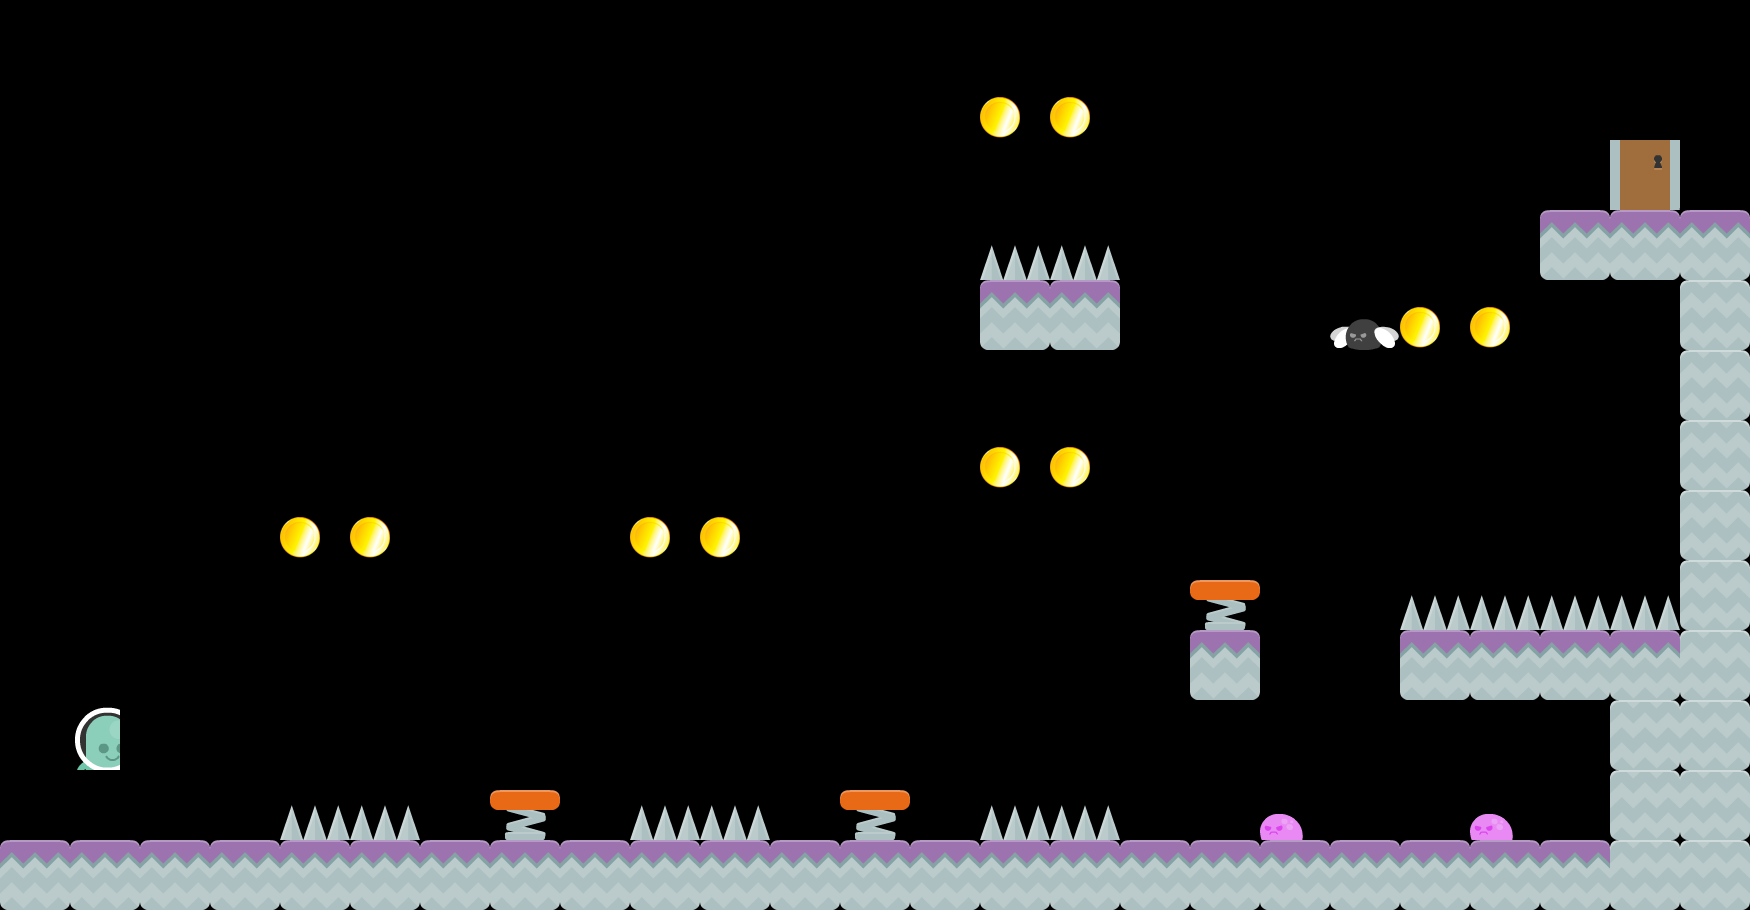

A level layout from a 2D game, rendered from its tile map. Below: a short description, then the map file with its tile-grid data intact:
An orthogonal 25x13 tile map with 70x70 px tiles, 1 tile layer (Tile Layer 1), 9 tilesets.

<map version="1.0" orientation="orthogonal" renderorder="right-down" width="25" height="13" tilewidth="70" tileheight="70" nextobjectid="1">
 <tileset firstgid="1" name="ground" tilewidth="70" tileheight="70" tilecount="1">
  <image source="../Art/Art/tiles/ground.png" width="70" height="70" />
 </tileset>
 <tileset firstgid="2" name="ground_dirt" tilewidth="70" tileheight="70" tilecount="1">
  <image source="../Art/Art/tiles/ground_dirt.png" width="70" height="70" />
 </tileset>
 <tileset firstgid="3" name="walk0001" tilewidth="50" tileheight="67" tilecount="1">
  <image source="../Art/Art/character/walk/walk0001.png" width="75" height="96" />
 </tileset>
 <tileset firstgid="4" name="slime_walk" tilewidth="43" tileheight="26" tilecount="1">
  <image source="../Art/Art/enemies/slime_walk.png" width="43" height="26" />
 </tileset>
 <tileset firstgid="5" name="coin_gold" tilewidth="40" tileheight="45" tilecount="1">
  <image source="../Art/Art/coin/coin/1.png" width="40" height="45" />
 </tileset>
 <tileset firstgid="6" name="door_closedMid" tilewidth="70" tileheight="70" tilecount="1">
  <image source="../Art/Art/exit/door_closedMid.png" width="70" height="70" />
 </tileset>
 <tileset firstgid="7" name="fly_fly" tilewidth="69" tileheight="31" tilecount="1">
  <image source="../Art/Art/enemies/fly_fly.png" width="69" height="31" />
 </tileset>
 <tileset firstgid="8" name="Spring" tilewidth="70" tileheight="70" tilecount="1">
  <image source="../Art/Art/tiles/springboardUp.png" width="70" height="70" />
 </tileset>
 <tileset firstgid="9" name="spikes" tilewidth="70" tileheight="35" tilecount="1">
  <image source="../Art/Art/tiles/spikes.png" width="70" height="35" />
 </tileset>
 <layer name="Tile Layer 1" width="25" height="13">
  <data encoding="csv">
0,0,0,0,0,0,0,0,0,0,0,0,0,0,0,0,0,0,0,0,0,0,0,0,0,
0,0,0,0,0,0,0,0,0,0,0,0,0,0,5,5,0,0,0,0,0,0,0,0,0,
0,0,0,0,0,0,0,0,0,0,0,0,0,0,0,0,0,0,0,0,0,0,0,6,0,
0,0,0,0,0,0,0,0,0,0,0,0,0,0,9,9,0,0,0,0,0,0,1,1,1,
0,0,0,0,0,0,0,0,0,0,0,0,0,0,1,1,0,0,0,7,5,5,0,0,2,
0,0,0,0,0,0,0,0,0,0,0,0,0,0,0,0,0,0,0,0,0,0,0,0,2,
0,0,0,0,0,0,0,0,0,0,0,0,0,0,5,5,0,0,0,0,0,0,0,0,2,
0,0,0,0,5,5,0,0,0,5,5,0,0,0,0,0,0,0,0,0,0,0,0,0,2,
0,0,0,0,0,0,0,0,0,0,0,0,0,0,0,0,0,8,0,0,9,9,9,9,2,
0,0,0,0,0,0,0,0,0,0,0,0,0,0,0,0,0,1,0,0,1,1,1,1,2,
0,3,0,0,0,0,0,0,0,0,0,0,0,0,0,0,0,0,0,0,0,0,0,2,2,
0,0,0,0,9,9,0,8,0,9,9,0,8,0,9,9,0,0,4,0,0,4,0,2,2,
1,1,1,1,1,1,1,1,1,1,1,1,1,1,1,1,1,1,1,1,1,1,1,2,2
</data>
 </layer>
</map>
